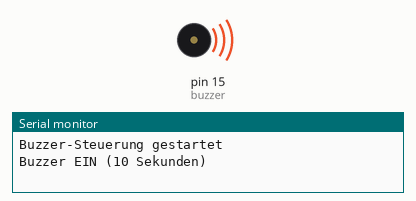
A sketch run on a simulated Arduino Uno, built with avr-gcc and run on an emulated ATmega328P. Parts: buzzer (waves = sounding, pin HIGH), the last lines printed to the serial monitor.

Above: at 5.0 s.
At 20.0 s:
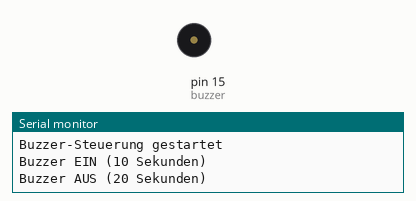
Timing chart, 0 to 39.0 s (numbered marks = the images above):
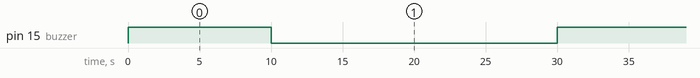

Measured:
- by itself, pin 15 (buzzer): alternates HIGH for 10.0 s and LOW for 20.0 s

The sketch:

buzzer.ino
```cpp
#define buzzer 15

void setup() {
  pinMode(buzzer, OUTPUT);
  Serial.begin(115200);
  Serial.println("Buzzer-Steuerung gestartet");
}

void loop() {
  Serial.println("Buzzer EIN (10 Sekunden)");
  digitalWrite(buzzer, HIGH);
  delay(10000);

  Serial.println("Buzzer AUS (20 Sekunden)");
  digitalWrite(buzzer, LOW);
  delay(20000);
}
```
